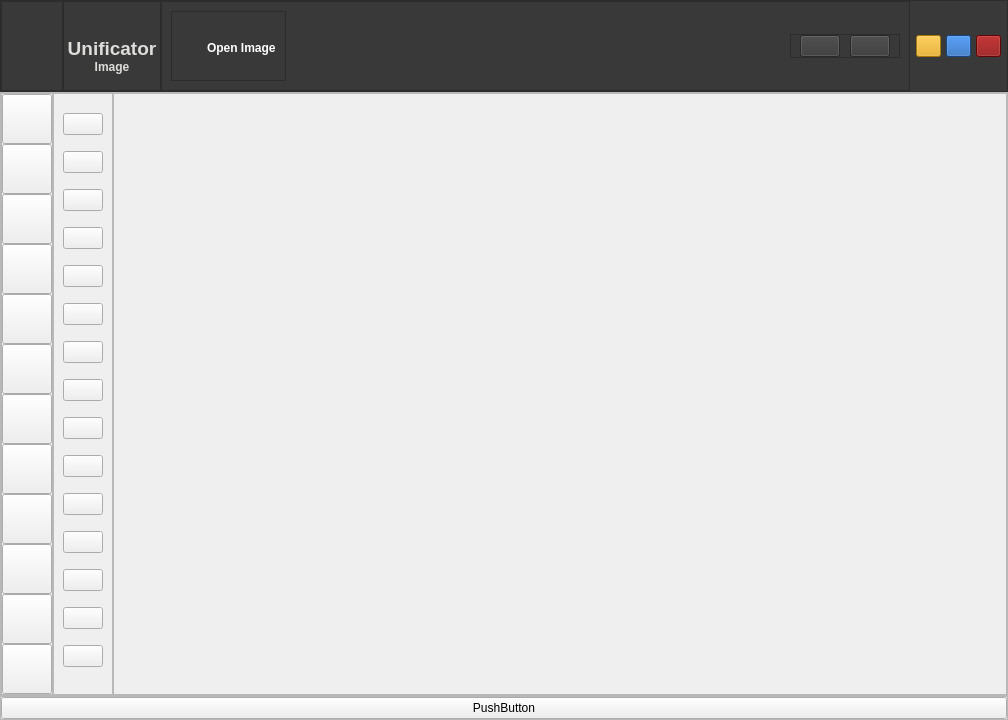
<?xml version="1.0" encoding="UTF-8"?>
<ui version="4.0">
 <class>MainWindow</class>
 <widget class="QMainWindow" name="MainWindow">
  <property name="geometry">
   <rect>
    <x>0</x>
    <y>0</y>
    <width>1008</width>
    <height>720</height>
   </rect>
  </property>
  <property name="windowTitle">
   <string>MainWindow</string>
  </property>
  <widget class="QWidget" name="centralwidget">
   <layout class="QVBoxLayout" name="verticalLayout" stretch="0,0,0">
    <property name="spacing">
     <number>0</number>
    </property>
    <property name="leftMargin">
     <number>0</number>
    </property>
    <property name="topMargin">
     <number>0</number>
    </property>
    <property name="rightMargin">
     <number>0</number>
    </property>
    <property name="bottomMargin">
     <number>0</number>
    </property>
    <item>
     <widget class="QFrame" name="frame">
      <property name="enabled">
       <bool>true</bool>
      </property>
      <property name="styleSheet">
       <string notr="true">background-color: rgb(57, 57, 57);</string>
      </property>
      <property name="frameShape">
       <enum>QFrame::StyledPanel</enum>
      </property>
      <property name="frameShadow">
       <enum>QFrame::Raised</enum>
      </property>
      <layout class="QHBoxLayout" name="horizontalLayout">
       <property name="spacing">
        <number>0</number>
       </property>
       <property name="leftMargin">
        <number>0</number>
       </property>
       <property name="topMargin">
        <number>0</number>
       </property>
       <property name="rightMargin">
        <number>0</number>
       </property>
       <property name="bottomMargin">
        <number>0</number>
       </property>
       <item alignment="Qt::AlignHCenter">
        <widget class="QFrame" name="frame_4">
         <property name="minimumSize">
          <size>
           <width>160</width>
           <height>0</height>
          </size>
         </property>
         <property name="maximumSize">
          <size>
           <width>200</width>
           <height>16777215</height>
          </size>
         </property>
         <property name="inputMethodHints">
          <set>Qt::ImhNone</set>
         </property>
         <property name="frameShape">
          <enum>QFrame::NoFrame</enum>
         </property>
         <property name="frameShadow">
          <enum>QFrame::Plain</enum>
         </property>
         <property name="lineWidth">
          <number>0</number>
         </property>
         <layout class="QHBoxLayout" name="horizontalLayout_3">
          <property name="spacing">
           <number>0</number>
          </property>
          <property name="leftMargin">
           <number>0</number>
          </property>
          <property name="topMargin">
           <number>0</number>
          </property>
          <property name="rightMargin">
           <number>0</number>
          </property>
          <property name="bottomMargin">
           <number>0</number>
          </property>
          <item alignment="Qt::AlignLeft">
           <widget class="QFrame" name="frame_13">
            <property name="frameShape">
             <enum>QFrame::StyledPanel</enum>
            </property>
            <property name="frameShadow">
             <enum>QFrame::Raised</enum>
            </property>
            <layout class="QHBoxLayout" name="horizontalLayout_8">
             <property name="spacing">
              <number>0</number>
             </property>
             <property name="leftMargin">
              <number>0</number>
             </property>
             <property name="topMargin">
              <number>0</number>
             </property>
             <property name="rightMargin">
              <number>0</number>
             </property>
             <property name="bottomMargin">
              <number>0</number>
             </property>
             <item>
              <widget class="QLabel" name="label_6">
               <property name="sizePolicy">
                <sizepolicy hsizetype="Minimum" vsizetype="Expanding">
                 <horstretch>0</horstretch>
                 <verstretch>0</verstretch>
                </sizepolicy>
               </property>
               <property name="minimumSize">
                <size>
                 <width>60</width>
                 <height>40</height>
                </size>
               </property>
               <property name="maximumSize">
                <size>
                 <width>60</width>
                 <height>40</height>
                </size>
               </property>
               <property name="sizeIncrement">
                <size>
                 <width>0</width>
                 <height>0</height>
                </size>
               </property>
               <property name="font">
                <font>
                 <pointsize>11</pointsize>
                </font>
               </property>
               <property name="styleSheet">
                <string notr="true">image: url(:/images/images/logo3.png);</string>
               </property>
               <property name="frameShadow">
                <enum>QFrame::Raised</enum>
               </property>
               <property name="lineWidth">
                <number>0</number>
               </property>
               <property name="text">
                <string/>
               </property>
               <property name="alignment">
                <set>Qt::AlignLeading|Qt::AlignLeft|Qt::AlignVCenter</set>
               </property>
              </widget>
             </item>
            </layout>
           </widget>
          </item>
          <item>
           <widget class="QFrame" name="frame_12">
            <property name="frameShape">
             <enum>QFrame::StyledPanel</enum>
            </property>
            <property name="frameShadow">
             <enum>QFrame::Raised</enum>
            </property>
            <layout class="QVBoxLayout" name="verticalLayout_5">
             <property name="spacing">
              <number>0</number>
             </property>
             <property name="leftMargin">
              <number>0</number>
             </property>
             <property name="topMargin">
              <number>0</number>
             </property>
             <property name="rightMargin">
              <number>0</number>
             </property>
             <property name="bottomMargin">
              <number>0</number>
             </property>
             <item>
              <widget class="QLabel" name="label_5">
               <property name="sizePolicy">
                <sizepolicy hsizetype="Expanding" vsizetype="Minimum">
                 <horstretch>0</horstretch>
                 <verstretch>0</verstretch>
                </sizepolicy>
               </property>
               <property name="minimumSize">
                <size>
                 <width>30</width>
                 <height>30</height>
                </size>
               </property>
               <property name="maximumSize">
                <size>
                 <width>16777215</width>
                 <height>60</height>
                </size>
               </property>
               <property name="font">
                <font>
                 <pointsize>14</pointsize>
                 <weight>75</weight>
                 <italic>false</italic>
                 <bold>true</bold>
                 <underline>false</underline>
                 <strikeout>false</strikeout>
                 <stylestrategy>PreferDefault</stylestrategy>
                 <kerning>true</kerning>
                </font>
               </property>
               <property name="styleSheet">
                <string notr="true">color: rgb(222, 221, 218);</string>
               </property>
               <property name="text">
                <string>Unificator</string>
               </property>
               <property name="alignment">
                <set>Qt::AlignBottom|Qt::AlignHCenter</set>
               </property>
              </widget>
             </item>
             <item>
              <widget class="QLabel" name="label_7">
               <property name="sizePolicy">
                <sizepolicy hsizetype="Expanding" vsizetype="Minimum">
                 <horstretch>0</horstretch>
                 <verstretch>0</verstretch>
                </sizepolicy>
               </property>
               <property name="minimumSize">
                <size>
                 <width>30</width>
                 <height>30</height>
                </size>
               </property>
               <property name="maximumSize">
                <size>
                 <width>16777215</width>
                 <height>30</height>
                </size>
               </property>
               <property name="font">
                <font>
                 <pointsize>9</pointsize>
                 <weight>75</weight>
                 <italic>false</italic>
                 <bold>true</bold>
                 <underline>false</underline>
                 <strikeout>false</strikeout>
                 <stylestrategy>PreferDefault</stylestrategy>
                 <kerning>true</kerning>
                </font>
               </property>
               <property name="styleSheet">
                <string notr="true">color: rgb(222, 221, 218);</string>
               </property>
               <property name="text">
                <string>Image</string>
               </property>
               <property name="alignment">
                <set>Qt::AlignHCenter|Qt::AlignTop</set>
               </property>
              </widget>
             </item>
            </layout>
           </widget>
          </item>
         </layout>
        </widget>
       </item>
       <item>
        <widget class="QFrame" name="frame_6">
         <property name="sizePolicy">
          <sizepolicy hsizetype="Expanding" vsizetype="Preferred">
           <horstretch>0</horstretch>
           <verstretch>0</verstretch>
          </sizepolicy>
         </property>
         <property name="frameShape">
          <enum>QFrame::StyledPanel</enum>
         </property>
         <property name="frameShadow">
          <enum>QFrame::Raised</enum>
         </property>
         <layout class="QHBoxLayout" name="horizontalLayout_6">
          <item alignment="Qt::AlignLeft">
           <widget class="QFrame" name="frame_10">
            <property name="styleSheet">
             <string notr="true">color: rgb(255, 255, 255);
</string>
            </property>
            <property name="frameShape">
             <enum>QFrame::StyledPanel</enum>
            </property>
            <property name="frameShadow">
             <enum>QFrame::Raised</enum>
            </property>
            <layout class="QHBoxLayout" name="horizontalLayout_5">
             <property name="spacing">
              <number>0</number>
             </property>
             <property name="leftMargin">
              <number>0</number>
             </property>
             <property name="topMargin">
              <number>0</number>
             </property>
             <property name="rightMargin">
              <number>9</number>
             </property>
             <property name="bottomMargin">
              <number>0</number>
             </property>
             <item>
              <widget class="QLabel" name="label_4">
               <property name="minimumSize">
                <size>
                 <width>35</width>
                 <height>25</height>
                </size>
               </property>
               <property name="maximumSize">
                <size>
                 <width>35</width>
                 <height>20</height>
                </size>
               </property>
               <property name="font">
                <font>
                 <pointsize>9</pointsize>
                </font>
               </property>
               <property name="styleSheet">
                <string notr="true">image: url(:/icons/icons/icons8-plus.svg);</string>
               </property>
               <property name="text">
                <string/>
               </property>
              </widget>
             </item>
             <item alignment="Qt::AlignLeft">
              <widget class="QLabel" name="label_3">
               <property name="maximumSize">
                <size>
                 <width>16777215</width>
                 <height>19</height>
                </size>
               </property>
               <property name="font">
                <font>
                 <pointsize>9</pointsize>
                 <weight>75</weight>
                 <bold>true</bold>
                </font>
               </property>
               <property name="styleSheet">
                <string notr="true"/>
               </property>
               <property name="text">
                <string>Open Image</string>
               </property>
               <property name="alignment">
                <set>Qt::AlignBottom|Qt::AlignLeading|Qt::AlignLeft</set>
               </property>
              </widget>
             </item>
            </layout>
           </widget>
          </item>
          <item alignment="Qt::AlignRight|Qt::AlignVCenter">
           <widget class="QFrame" name="frame_11">
            <property name="sizePolicy">
             <sizepolicy hsizetype="Preferred" vsizetype="Preferred">
              <horstretch>0</horstretch>
              <verstretch>0</verstretch>
             </sizepolicy>
            </property>
            <property name="frameShape">
             <enum>QFrame::StyledPanel</enum>
            </property>
            <property name="frameShadow">
             <enum>QFrame::Raised</enum>
            </property>
            <layout class="QHBoxLayout" name="horizontalLayout_7">
             <property name="spacing">
              <number>10</number>
             </property>
             <property name="topMargin">
              <number>0</number>
             </property>
             <property name="bottomMargin">
              <number>0</number>
             </property>
             <item>
              <widget class="QPushButton" name="pushButton">
               <property name="styleSheet">
                <string notr="true">image: url(:/icons/icons/arrow-87-64.png);</string>
               </property>
               <property name="text">
                <string/>
               </property>
              </widget>
             </item>
             <item>
              <widget class="QPushButton" name="pushButton_32">
               <property name="styleSheet">
                <string notr="true">image: url(:/icons/icons/arrow-55-64.gif);</string>
               </property>
               <property name="text">
                <string/>
               </property>
              </widget>
             </item>
            </layout>
           </widget>
          </item>
         </layout>
        </widget>
       </item>
       <item alignment="Qt::AlignRight|Qt::AlignVCenter">
        <widget class="QFrame" name="frame_5">
         <property name="sizePolicy">
          <sizepolicy hsizetype="Expanding" vsizetype="Expanding">
           <horstretch>0</horstretch>
           <verstretch>0</verstretch>
          </sizepolicy>
         </property>
         <property name="minimumSize">
          <size>
           <width>0</width>
           <height>0</height>
          </size>
         </property>
         <property name="frameShape">
          <enum>QFrame::NoFrame</enum>
         </property>
         <property name="frameShadow">
          <enum>QFrame::Raised</enum>
         </property>
         <layout class="QHBoxLayout" name="horizontalLayout_4">
          <property name="spacing">
           <number>5</number>
          </property>
          <property name="leftMargin">
           <number>6</number>
          </property>
          <property name="topMargin">
           <number>15</number>
          </property>
          <property name="rightMargin">
           <number>6</number>
          </property>
          <property name="bottomMargin">
           <number>15</number>
          </property>
          <item>
           <widget class="QPushButton" name="pushButton_4">
            <property name="sizePolicy">
             <sizepolicy hsizetype="Minimum" vsizetype="Minimum">
              <horstretch>0</horstretch>
              <verstretch>0</verstretch>
             </sizepolicy>
            </property>
            <property name="minimumSize">
             <size>
              <width>10</width>
              <height>10</height>
             </size>
            </property>
            <property name="maximumSize">
             <size>
              <width>25</width>
              <height>25</height>
             </size>
            </property>
            <property name="styleSheet">
             <string notr="true">image: url(:/icons/icons/minus-small.svg);
background-color: rgb(229, 165, 10);</string>
            </property>
            <property name="text">
             <string/>
            </property>
           </widget>
          </item>
          <item>
           <widget class="QPushButton" name="pushButton_3">
            <property name="sizePolicy">
             <sizepolicy hsizetype="Minimum" vsizetype="Minimum">
              <horstretch>0</horstretch>
              <verstretch>0</verstretch>
             </sizepolicy>
            </property>
            <property name="minimumSize">
             <size>
              <width>10</width>
              <height>10</height>
             </size>
            </property>
            <property name="maximumSize">
             <size>
              <width>25</width>
              <height>25</height>
             </size>
            </property>
            <property name="styleSheet">
             <string notr="true">image: url(:/icons/icons/expand.svg);
background-color: rgb(26, 95, 180);</string>
            </property>
            <property name="text">
             <string/>
            </property>
           </widget>
          </item>
          <item>
           <widget class="QPushButton" name="pushButton_2">
            <property name="sizePolicy">
             <sizepolicy hsizetype="Minimum" vsizetype="Minimum">
              <horstretch>0</horstretch>
              <verstretch>0</verstretch>
             </sizepolicy>
            </property>
            <property name="minimumSize">
             <size>
              <width>10</width>
              <height>10</height>
             </size>
            </property>
            <property name="maximumSize">
             <size>
              <width>25</width>
              <height>25</height>
             </size>
            </property>
            <property name="styleSheet">
             <string notr="true">image: url(:/icons/icons/cross(1).svg);
background-color: rgb(137, 5, 5);
</string>
            </property>
            <property name="text">
             <string/>
            </property>
           </widget>
          </item>
         </layout>
        </widget>
       </item>
      </layout>
     </widget>
    </item>
    <item>
     <widget class="QFrame" name="frame_2">
      <property name="enabled">
       <bool>true</bool>
      </property>
      <property name="frameShape">
       <enum>QFrame::StyledPanel</enum>
      </property>
      <property name="frameShadow">
       <enum>QFrame::Raised</enum>
      </property>
      <layout class="QHBoxLayout" name="horizontalLayout_2">
       <property name="spacing">
        <number>0</number>
       </property>
       <property name="leftMargin">
        <number>0</number>
       </property>
       <property name="topMargin">
        <number>0</number>
       </property>
       <property name="rightMargin">
        <number>0</number>
       </property>
       <property name="bottomMargin">
        <number>0</number>
       </property>
       <item>
        <widget class="QFrame" name="frame_7">
         <property name="frameShape">
          <enum>QFrame::StyledPanel</enum>
         </property>
         <property name="frameShadow">
          <enum>QFrame::Raised</enum>
         </property>
         <layout class="QVBoxLayout" name="verticalLayout_2">
          <property name="spacing">
           <number>0</number>
          </property>
          <property name="leftMargin">
           <number>0</number>
          </property>
          <property name="topMargin">
           <number>0</number>
          </property>
          <property name="rightMargin">
           <number>0</number>
          </property>
          <property name="bottomMargin">
           <number>0</number>
          </property>
          <item>
           <widget class="QPushButton" name="pushButton_6">
            <property name="sizePolicy">
             <sizepolicy hsizetype="Preferred" vsizetype="Preferred">
              <horstretch>0</horstretch>
              <verstretch>0</verstretch>
             </sizepolicy>
            </property>
            <property name="minimumSize">
             <size>
              <width>50</width>
              <height>50</height>
             </size>
            </property>
            <property name="text">
             <string/>
            </property>
           </widget>
          </item>
          <item>
           <widget class="QPushButton" name="pushButton_5">
            <property name="sizePolicy">
             <sizepolicy hsizetype="Preferred" vsizetype="Preferred">
              <horstretch>0</horstretch>
              <verstretch>0</verstretch>
             </sizepolicy>
            </property>
            <property name="minimumSize">
             <size>
              <width>50</width>
              <height>50</height>
             </size>
            </property>
            <property name="text">
             <string/>
            </property>
           </widget>
          </item>
          <item>
           <widget class="QPushButton" name="pushButton_7">
            <property name="sizePolicy">
             <sizepolicy hsizetype="Preferred" vsizetype="Preferred">
              <horstretch>0</horstretch>
              <verstretch>0</verstretch>
             </sizepolicy>
            </property>
            <property name="minimumSize">
             <size>
              <width>50</width>
              <height>50</height>
             </size>
            </property>
            <property name="text">
             <string/>
            </property>
           </widget>
          </item>
          <item>
           <widget class="QPushButton" name="pushButton_8">
            <property name="sizePolicy">
             <sizepolicy hsizetype="Preferred" vsizetype="Preferred">
              <horstretch>0</horstretch>
              <verstretch>0</verstretch>
             </sizepolicy>
            </property>
            <property name="minimumSize">
             <size>
              <width>50</width>
              <height>50</height>
             </size>
            </property>
            <property name="text">
             <string/>
            </property>
           </widget>
          </item>
          <item>
           <widget class="QPushButton" name="pushButton_9">
            <property name="sizePolicy">
             <sizepolicy hsizetype="Preferred" vsizetype="Preferred">
              <horstretch>0</horstretch>
              <verstretch>0</verstretch>
             </sizepolicy>
            </property>
            <property name="minimumSize">
             <size>
              <width>50</width>
              <height>50</height>
             </size>
            </property>
            <property name="text">
             <string/>
            </property>
           </widget>
          </item>
          <item>
           <widget class="QPushButton" name="pushButton_16">
            <property name="sizePolicy">
             <sizepolicy hsizetype="Preferred" vsizetype="Preferred">
              <horstretch>0</horstretch>
              <verstretch>0</verstretch>
             </sizepolicy>
            </property>
            <property name="minimumSize">
             <size>
              <width>50</width>
              <height>50</height>
             </size>
            </property>
            <property name="text">
             <string/>
            </property>
           </widget>
          </item>
          <item>
           <widget class="QPushButton" name="pushButton_15">
            <property name="sizePolicy">
             <sizepolicy hsizetype="Preferred" vsizetype="Preferred">
              <horstretch>0</horstretch>
              <verstretch>0</verstretch>
             </sizepolicy>
            </property>
            <property name="minimumSize">
             <size>
              <width>50</width>
              <height>50</height>
             </size>
            </property>
            <property name="text">
             <string/>
            </property>
           </widget>
          </item>
          <item>
           <widget class="QPushButton" name="pushButton_14">
            <property name="sizePolicy">
             <sizepolicy hsizetype="Preferred" vsizetype="Preferred">
              <horstretch>0</horstretch>
              <verstretch>0</verstretch>
             </sizepolicy>
            </property>
            <property name="minimumSize">
             <size>
              <width>50</width>
              <height>50</height>
             </size>
            </property>
            <property name="text">
             <string/>
            </property>
           </widget>
          </item>
          <item>
           <widget class="QPushButton" name="pushButton_13">
            <property name="sizePolicy">
             <sizepolicy hsizetype="Preferred" vsizetype="Preferred">
              <horstretch>0</horstretch>
              <verstretch>0</verstretch>
             </sizepolicy>
            </property>
            <property name="minimumSize">
             <size>
              <width>50</width>
              <height>50</height>
             </size>
            </property>
            <property name="text">
             <string/>
            </property>
           </widget>
          </item>
          <item>
           <widget class="QPushButton" name="pushButton_12">
            <property name="sizePolicy">
             <sizepolicy hsizetype="Preferred" vsizetype="Preferred">
              <horstretch>0</horstretch>
              <verstretch>0</verstretch>
             </sizepolicy>
            </property>
            <property name="minimumSize">
             <size>
              <width>50</width>
              <height>50</height>
             </size>
            </property>
            <property name="text">
             <string/>
            </property>
           </widget>
          </item>
          <item>
           <widget class="QPushButton" name="pushButton_11">
            <property name="sizePolicy">
             <sizepolicy hsizetype="Preferred" vsizetype="Preferred">
              <horstretch>0</horstretch>
              <verstretch>0</verstretch>
             </sizepolicy>
            </property>
            <property name="minimumSize">
             <size>
              <width>50</width>
              <height>50</height>
             </size>
            </property>
            <property name="text">
             <string/>
            </property>
           </widget>
          </item>
          <item>
           <widget class="QPushButton" name="pushButton_10">
            <property name="sizePolicy">
             <sizepolicy hsizetype="Preferred" vsizetype="Preferred">
              <horstretch>0</horstretch>
              <verstretch>0</verstretch>
             </sizepolicy>
            </property>
            <property name="minimumSize">
             <size>
              <width>50</width>
              <height>50</height>
             </size>
            </property>
            <property name="text">
             <string/>
            </property>
           </widget>
          </item>
         </layout>
        </widget>
       </item>
       <item>
        <widget class="QFrame" name="frame_8">
         <property name="frameShape">
          <enum>QFrame::StyledPanel</enum>
         </property>
         <property name="frameShadow">
          <enum>QFrame::Raised</enum>
         </property>
         <layout class="QVBoxLayout" name="verticalLayout_3">
          <item>
           <widget class="QPushButton" name="pushButton_17">
            <property name="text">
             <string/>
            </property>
           </widget>
          </item>
          <item>
           <widget class="QPushButton" name="pushButton_18">
            <property name="text">
             <string/>
            </property>
           </widget>
          </item>
          <item>
           <widget class="QPushButton" name="pushButton_19">
            <property name="text">
             <string/>
            </property>
           </widget>
          </item>
          <item>
           <widget class="QPushButton" name="pushButton_20">
            <property name="text">
             <string/>
            </property>
           </widget>
          </item>
          <item>
           <widget class="QPushButton" name="pushButton_21">
            <property name="text">
             <string/>
            </property>
           </widget>
          </item>
          <item>
           <widget class="QPushButton" name="pushButton_31">
            <property name="text">
             <string/>
            </property>
           </widget>
          </item>
          <item>
           <widget class="QPushButton" name="pushButton_29">
            <property name="text">
             <string/>
            </property>
           </widget>
          </item>
          <item>
           <widget class="QPushButton" name="pushButton_28">
            <property name="text">
             <string/>
            </property>
           </widget>
          </item>
          <item>
           <widget class="QPushButton" name="pushButton_27">
            <property name="text">
             <string/>
            </property>
           </widget>
          </item>
          <item>
           <widget class="QPushButton" name="pushButton_26">
            <property name="text">
             <string/>
            </property>
           </widget>
          </item>
          <item>
           <widget class="QPushButton" name="pushButton_25">
            <property name="text">
             <string/>
            </property>
           </widget>
          </item>
          <item>
           <widget class="QPushButton" name="pushButton_24">
            <property name="text">
             <string/>
            </property>
           </widget>
          </item>
          <item>
           <widget class="QPushButton" name="pushButton_23">
            <property name="text">
             <string/>
            </property>
           </widget>
          </item>
          <item>
           <widget class="QPushButton" name="pushButton_22">
            <property name="text">
             <string/>
            </property>
           </widget>
          </item>
          <item>
           <widget class="QPushButton" name="pushButton_30">
            <property name="text">
             <string/>
            </property>
           </widget>
          </item>
         </layout>
        </widget>
       </item>
       <item>
        <widget class="QFrame" name="frame_9">
         <property name="frameShape">
          <enum>QFrame::StyledPanel</enum>
         </property>
         <property name="frameShadow">
          <enum>QFrame::Raised</enum>
         </property>
         <layout class="QVBoxLayout" name="verticalLayout_4">
          <item>
           <widget class="QStackedWidget" name="stackedWidget">
            <property name="frameShadow">
             <enum>QFrame::Raised</enum>
            </property>
            <widget class="QWidget" name="page"/>
            <widget class="QWidget" name="page_2"/>
           </widget>
          </item>
         </layout>
        </widget>
       </item>
      </layout>
     </widget>
    </item>
    <item>
     <widget class="QFrame" name="frame_3">
      <property name="enabled">
       <bool>true</bool>
      </property>
      <property name="frameShape">
       <enum>QFrame::StyledPanel</enum>
      </property>
      <property name="frameShadow">
       <enum>QFrame::Raised</enum>
      </property>
      <layout class="QVBoxLayout" name="verticalLayout_6">
       <property name="spacing">
        <number>0</number>
       </property>
       <property name="leftMargin">
        <number>0</number>
       </property>
       <property name="topMargin">
        <number>0</number>
       </property>
       <property name="rightMargin">
        <number>0</number>
       </property>
       <property name="bottomMargin">
        <number>0</number>
       </property>
       <item>
        <widget class="QPushButton" name="pushButton_33">
         <property name="text">
          <string>PushButton</string>
         </property>
        </widget>
       </item>
      </layout>
     </widget>
    </item>
   </layout>
  </widget>
 </widget>
 <resources>
  <include location="../resources/res.qrc"/>
 </resources>
 <connections/>
</ui>
